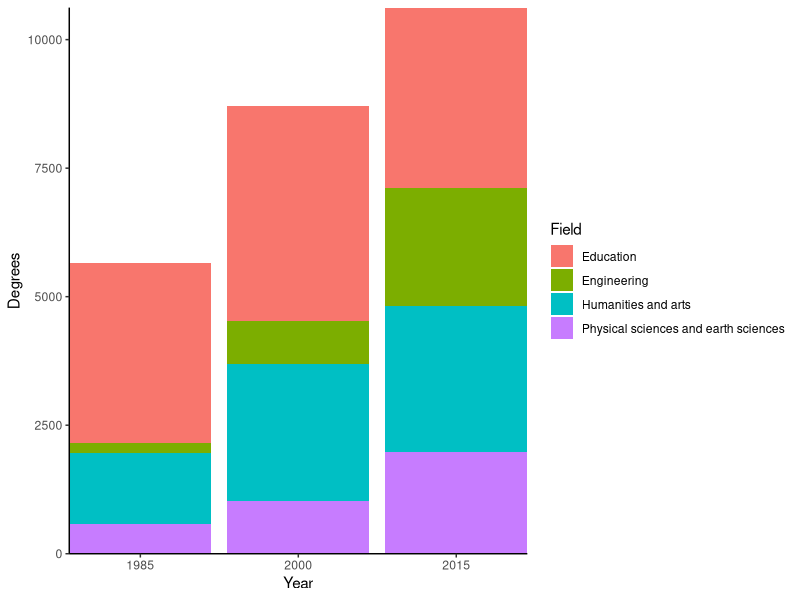

Write the R code that produced this figure.
## ---- chunk 1
knitr::opts_chunk$set(echo = TRUE)
## ---- chunk 2
#Load packages and read in data

library(tidyverse)
library(dplyr)
library(ggplot2)
library(kableExtra)

female_phd <- read_csv("female_phds.csv")
female_phd_prop <- read_csv("female_phd_prop.csv")
## ---- chunk 3
#Bar graph showing total phd degrees females earned per year based on field
phd_bar <- ggplot(female_phd, aes(fill = Field, x = Year, y = Degrees)) +
  geom_bar(stat = "identity") +
  theme_classic() +
  scale_x_continuous(expand = c(0,0), breaks = seq(1985,2015, by = 15))+
  scale_y_continuous(expand = c(0,0))

phd_bar 

#Create a graph showing number of degrees in each field as a percentage of the whole?
## ---- chunk 4
#Chi-Square
# Is there an association between degrees awarded to females per year?

#H0: There is no association between degrees awarded to females and year.
#HA: There is an association between degrees awarded to females and year.
chi_phd <- female_phd_prop %>% 
  select(-Field)

rownames(chi_phd) <- c("Physical sciences and earth sciences", "Engineering", "Education", "Humanities and arts")

size_prop <- prop.table(as.matrix(chi_phd), 1)

phd_x2 <- chisq.test(chi_phd)
#p-value<.001, so we reject the null. There is an association between PhDs awarded to women and year.
